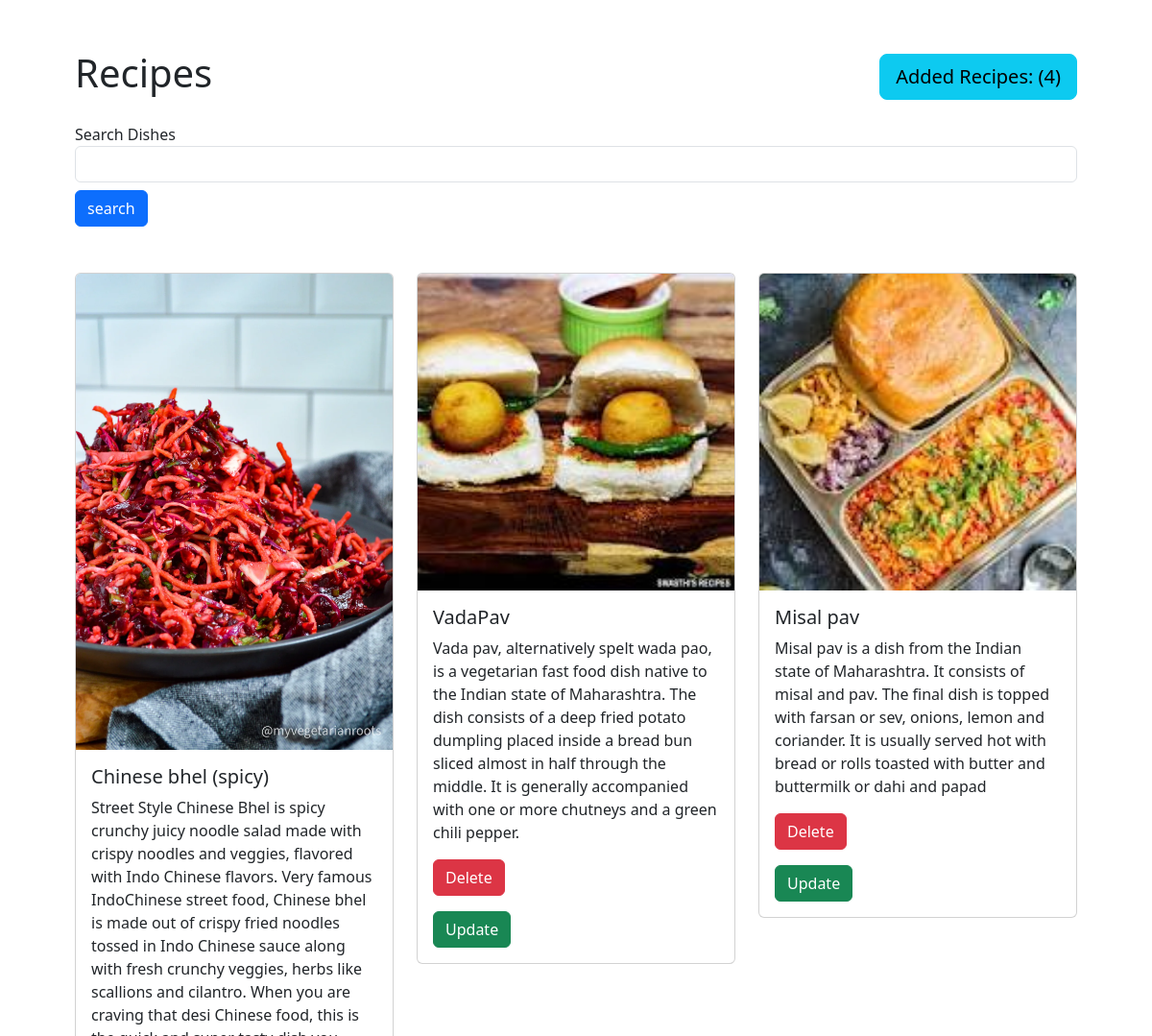
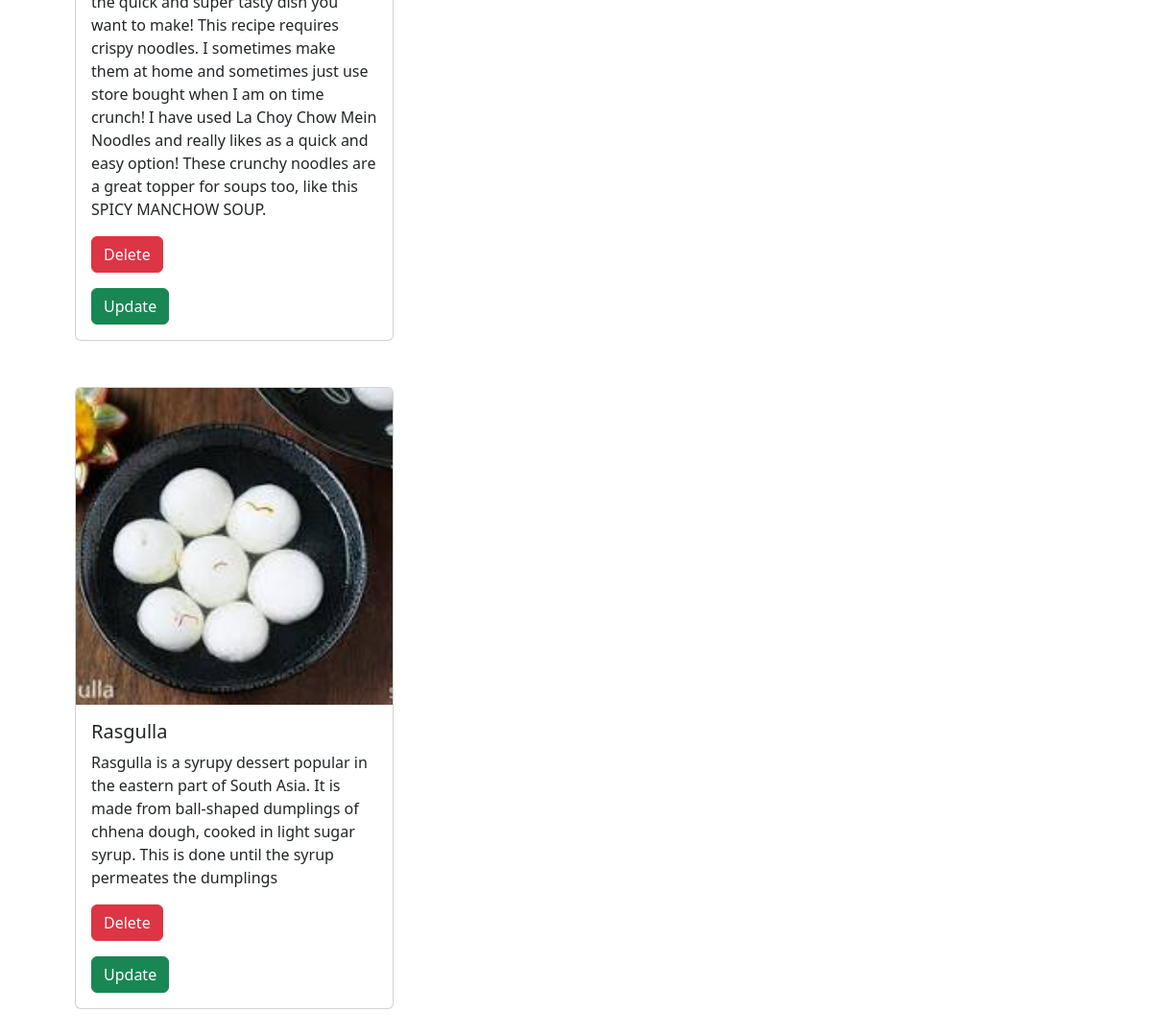
/veggiesApp/show/, run on the app's committed database (2 pictures, top to bottom).
### veggiesApp/models.py (models this page shows)
class Recipes(models.Model):
    recipe_name=models.CharField(max_length=100,null=False, blank=False)
    recipe_dec=models.TextField(max_length=200)
    recipe_img=models.ImageField(upload_to='recipeimg/',blank=True,null=True)

### veggiesApp/views.py (the view)
# urls.py: path('show/', views.show_view, name='show_view'),
def show_view(request):
    recipes = Recipes.objects.all()
    if request.GET.get('search'):
        recipes=recipes.filter(recipe_name__icontains=request.GET.get('search'))
    return render(request, 'show.html', {'recipes': recipes})

### templates/show.html (shortened to what this page needs)
<!DOCTYPE html>
<html lang="en">
<head>
    <link href="https://cdn.jsdelivr.net/npm/bootstrap@5.3.3/dist/css/bootstrap.min.css" rel="stylesheet">
</head>
<body>
<div class="container p-5">
    <h1 class="d-flex justify-content-between align-items-center">
        Recipes
        <span class="btn btn-info btn-lg mt-2" >Added Recipes: ({{ recipes.count }})</span>
      </h1>
      <div class="form-group mt-4">
        <form>
        <label for="exampleInputEmail1">Search Dishes</label>
        <input type="text" class="form-control" name="search">
        <button type="submit" class="btn btn-primary mt-2">search</button>
        </form>
      </div>
  {% if recipes %}
      <div class="row">
          {% for recipe in recipes %}
              <div class="col-sm-4 mt-5">
                  <div class="card">
                    <img src="{{recipe.recipe_img.url}}" class="card-img-top" alt="Recipe Image">
                      <div class="card-body">
                          <h5 class="card-title">{{ recipe.recipe_name }}</h5>
                          <p class="card-text">{{ recipe.recipe_dec }}</p>
        <form method="POST" action="{% url 'delete_recipe' recipe.id %}">
          <button type="submit" class="btn btn-danger">Delete</button>
      </form>
      <form method="POST" action="{% url 'update_recipe' recipe.id %}">
        <button type="submit" class="btn btn-success mt-3">Update</button>
    </form>
                      </div>
                  </div>
              </div>
          {% endfor %}
      </div>
  {% else %}
      <p>No recipes available.</p>
  {% endif %}
</div>
</body>
</html>

### data on the page
Recipes: recipe_img (picture), recipe_name "Chinese bhel (spicy)", recipe_dec "Street Style Chinese Bhel is spicy crunchy juicy noodle salad made with crispy noodles and veggies, flavored with Indo Chinese flavors. Very famous IndoChinese street food, Chinese bhel is made out of crispy fried noodles tossed in Indo Chinese sauce along with fresh crunchy veggies, herbs like scallions and cilantro. When you are craving that desi Chinese food, this is the quick and super tasty dish you want to make! This recipe requires crispy noodles. I sometimes make them at home and sometimes just use store bought when I am on time crunch! I have used La Choy Chow Mein Noodles and really likes as a quick and easy option! These crunchy noodles are a great topper for soups too, like this…"
Recipes: recipe_img (picture), recipe_name "VadaPav", recipe_dec "Vada pav, alternatively spelt wada pao, is a vegetarian fast food dish native to the Indian state of Maharashtra. The dish consists of a deep fried potato dumpling placed inside a bread bun sliced almost in half through the middle. It is generally accompanied with one or more chutneys and a green chili pepper."
Recipes: recipe_img (picture), recipe_name "Misal pav", recipe_dec "Misal pav is a dish from the Indian state of Maharashtra. It consists of misal and pav. The final dish is topped with farsan or sev, onions, lemon and coriander. It is usually served hot with bread or rolls toasted with butter and buttermilk or dahi and papad"
Recipes: recipe_img (picture), recipe_name "Rasgulla", recipe_dec "Rasgulla is a syrupy dessert popular in the eastern part of South Asia. It is made from ball-shaped dumplings of chhena dough, cooked in light sugar syrup. This is done until the syrup permeates the dumplings"

### other printed values
{{ recipes.count }} "4"
